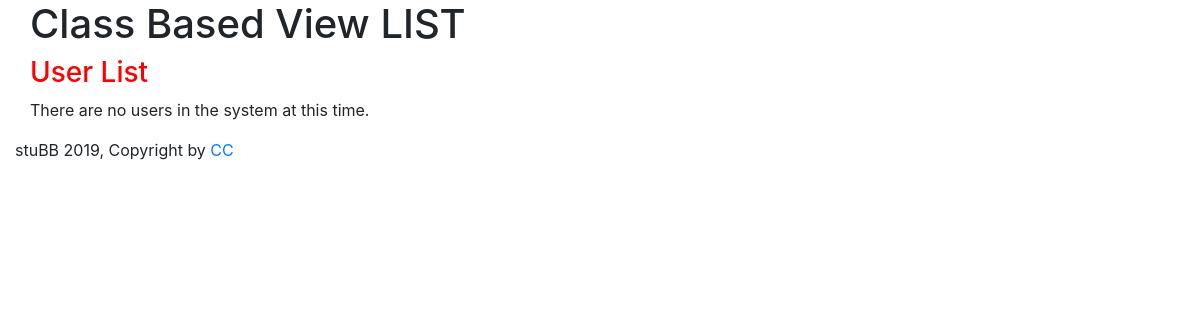
The app's page /views-sandbox/cbvlist/, older data.
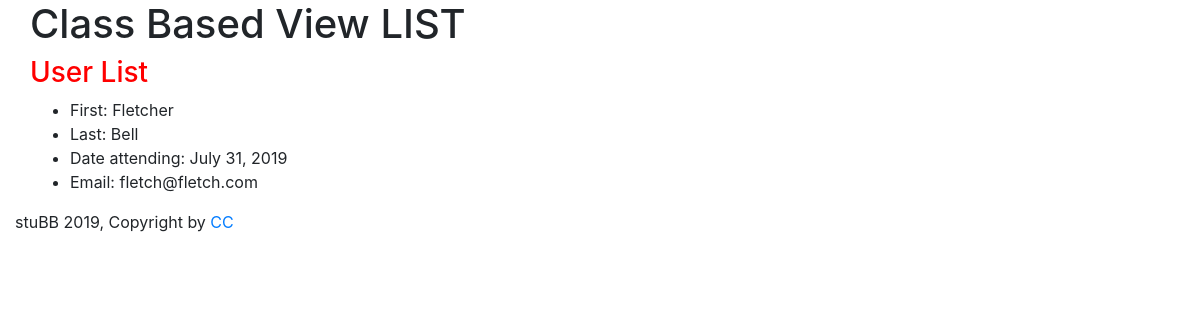
The same page, newer data.
### viewssandbox/models.py (models this page shows, shortened)
class CommonField(models.Model):
    created_date = models.DateTimeField(auto_now_add=True)
    update_date = models.DateTimeField(blank=True, null=True)

class UserInfo(CommonField):
    first_name = models.CharField(max_length=40, null=False, help_text="Please enter a first name.")
    last_name = models.CharField(max_length=60, null=True)
    attend_date = models.DateField(null=False, blank=False)
    email = models.EmailField(null=False)
    class Meta:
        ordering = ['first_name']

### viewssandbox/views.py (the view)
# urls.py: path('cbvlist/', views.UserInfoListView.as_view(), name='cbvlist'),
class UserInfoListView(generic.ListView):
    model = UserInfo
    template_name = 'viewssandbox/CBV_list.html'

### viewssandbox/templates/viewssandbox/CBV_list.html (shortened to what this page needs)
{% extends 'viewssandbox/base.html' %}
{% block content %}
    <h1>Class Based View LIST</h1>
    <h3>User List</h3>
    {% if object_list %}
    <ul>
        {% for user_info in object_list %}
        <li>First: {{ user_info.first_name }}</li>
        <li>Last: {{ user_info.last_name }}</li>
        <li>Date attending: {{ user_info.attend_date}}</li>
        <li>Email: {{ user_info.email }}</li>
        {% endfor %}
    </ul>
        {% else %}
        <p>There are no users in the system at this time.</p>
    {% endif %}
{% endblock %}

Row changes from the older to the newer data that the page shows:
added UserInfo: first_name "Fletcher", last_name "Bell", attend_date "July 31, 2019", email "fletch@fletch.com"
Text that changed along with them:
text no longer shown: "There are no users in the system at this time."
